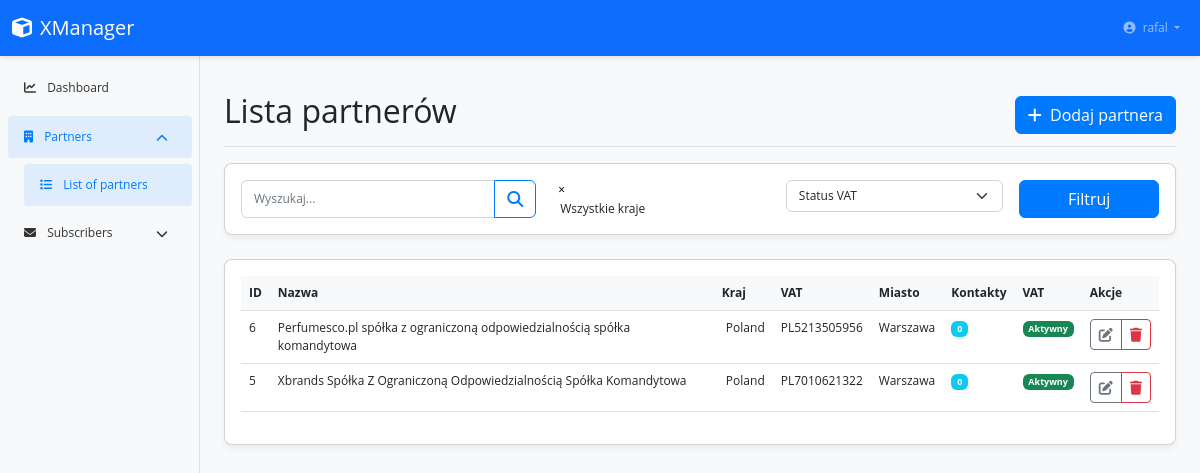
/partner/ (signed in), run on an earlier commit of the app's database.
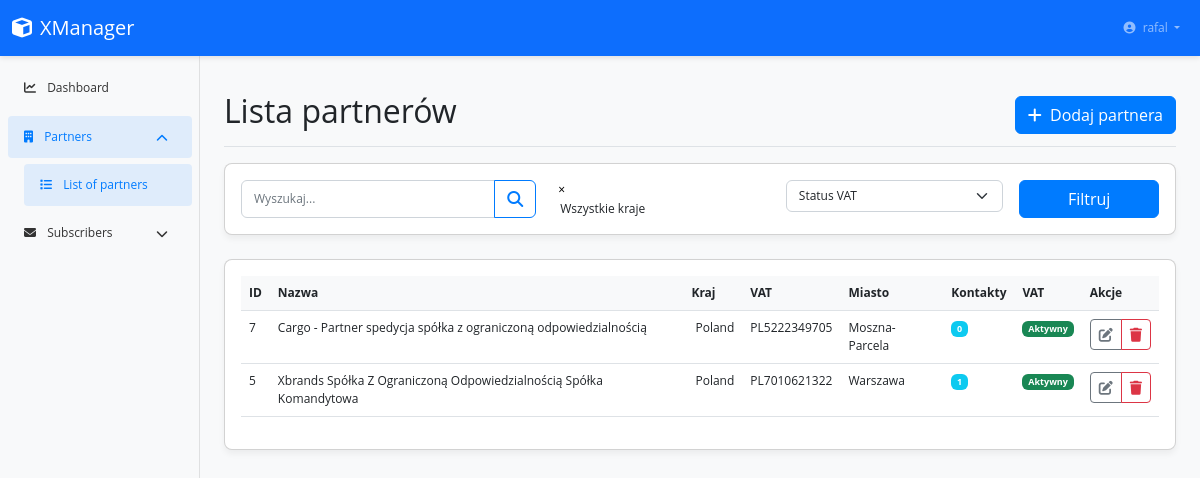
And on a later commit of the database.
### apps/partner/models.py (models this page shows, shortened)
class Partner(CoreModel):
    country = CountryField(
        verbose_name=('Kraj'),
        help_text=(
            'Choose country, to specify a method of VAT number verification')
    )
    vat_number = models.CharField(
        max_length=20,
        verbose_name=('VAT number'),
        help_text=('Enter VAT number without country prefix')
    )
    name = models.CharField(
        max_length=100,
        verbose_name='Company name',
        blank=True,
        editable=True
    )
    name_verified = models.BooleanField(
        default=False,
        verbose_name=('Verified Name'),
        editable=True
    )
    city = models.CharField(
        max_length=100,
        verbose_name=('City'),
        blank=True,
        editable=True
    )
    street_name = models.CharField(
        max_length=100,
        verbose_name=('Street'),
        blank=True,
        editable=True
    )
    building_number = models.CharField(
        max_length=100,
        verbose_name=('Building number'),
        blank=True,
        editable=True
    )
    apartment_number = models.CharField(
        max_length=10,
        verbose_name=('Apartment number'),
        blank=True,
        null=True,
        editable=True
    )
    postal_code = models.CharField(
        max_length=10,
        verbose_name=('Postal code'),
        blank=True,
        editable=True
    )
    phone_number = models.CharField(
        validators=[phone_number_validator],
        verbose_name=('Phone number'),
        blank=True
    )
    additional_info = models.CharField(
        max_length=200,
        null=True,
        blank=True,
        verbose_name=('Additional information')
    )
    is_verified = models.BooleanField(
        default=False,
        verbose_name=('Verified'),
        editable=False
    )
    verification_date = models.DateTimeField(
        null=True,
        blank=True,
        verbose_name=('Verification date'),
        editable=False
    )
    verification_id = models.CharField(
        max_length=100,
        null=True,
        blank=True,
        verbose_name=('Verification ID'),
        help_text=('Unique query ID from government verification API system'),
        editable=False
    )
    subscriber = models.ManyToManyField(
        'subscriber.Subscriber',
        through='PartnerEmail',
        related_name='partnered_with',
        verbose_name=('Email contacts'),
        help_text=('Max 10 email addresses')
    )
    def get_full_vat_number(self):
        return f"{self.country.code}{self.vat_number}"
    class Meta:
        verbose_name = ('Partner')
        verbose_name_plural = ('Partners')
        unique_together = [('country', 'vat_number')]

### apps/partner/views.py (the view)
# urls.py: path('', views.PartnerListView.as_view(), name='partner_list'),
class PartnerListView(LoginRequiredMixin, ListView):
    model = Partner
    template_name = 'partner/partner_list.html'
    context_object_name = 'partners'
    paginate_by = 10
    ordering = ['name']
    def get_context_data(self, **kwargs):
        context = super().get_context_data(**kwargs)
        all_countries = list(countries)
        poland = None
        for code, name in all_countries:
            if code == 'PL':
                poland = (code, name)
                break
        if poland:
            all_countries.remove(poland)
        frequently_used = [
            'DE', 'GB', 'FR', 'ES', 'IT', 'NL', 'BE', 'AT', 'CZ', 'SK', 'LT', 'LV', 'EE'
        ]
        freq_countries = []
        remaining_countries = []
        for code, name in all_countries:
            if code in frequently_used:
                freq_countries.append((code, name))
            else:
                remaining_countries.append((code, name))
        freq_countries.sort(key=lambda x: x[1])  # Sortuj po nazwie kraju
        remaining_countries.sort(key=lambda x: x[1])  # Sortuj po nazwie kraju
        sorted_countries = []
        if poland:
            sorted_countries.append(poland)
        sorted_countries.extend(freq_countries)
        sorted_countries.extend(remaining_countries)
        context['countries'] = sorted_countries
        return context

### templates/partner/partner_list.html (shortened to what the changed rows need)
{% extends "base.html" %}
{% load static %}
{% block page_title %}Lista partnerów{% endblock %}
{% block content %}
    <div class="card">
        <div class="card-body">
            {% if partners %}
            <div class="table-responsive">
                <table class="table table-hover">
                    <thead>
                        <tr>
                            <th scope="col">ID</th>
                            <th scope="col">Nazwa</th>
                            <th scope="col">Kraj</th>
                            <th scope="col">VAT</th>
                            <th scope="col">Miasto</th>
                            <th scope="col">Kontakty</th>
                            <th scope="col">VAT</th>
                            <th scope="col">Akcje</th>
                        </tr>
                    </thead>
                    <tbody>
                        {% for partner in partners %}
                        <tr>
                            <td>{{ partner.id }}</td>
                            <td>{{ partner.name }}</td>
                            <td>
                                {% if partner.country %}
                                    {{ partner.country.name }}
                                {% else %}
                                    -
                                {% endif %}
                            </td>
                            <td>{{ partner.get_full_vat_number }}</td>
                            <td>{{ partner.city|default:"-" }}</td>
                            <td>
                                <span class="badge bg-info">{{ partner.emails.count }}</span>
                            </td>
                            <td>
                                {% if partner.is_verified %}
                                    <span class="badge bg-success">Aktywny</span>
                                {% else %}
                                    <span class="badge bg-warning">Nieaktywny</span>
                                {% endif %}
                            </td>
                            <td>
                                <div class="btn-group">
                                    <a href="#" class="btn btn-sm btn-outline-secondary edit-partner" data-partner-id="{{ partner.pk }}" data-bs-toggle="tooltip" title="Edytuj">
                                        <i class="fas fa-edit"></i>
                                    </a>
                                    <button type="button" class="btn btn-sm btn-outline-danger delete-partner" data-partner-id="{{ partner.id }}" data-bs-toggle="tooltip" title="Usuń">
                                        <i class="fas fa-trash"></i>
                                    </button>
                                </div>
                            </td>
                        </tr>
                        {% endfor %}
                    </tbody>
                </table>
            </div>
            {% else %}
            <div class="alert alert-info">
                <i class="fas fa-info-circle me-2"></i> Brak partnerów do wyświetlenia.
            </div>
            {% endif %}
        </div>
    </div>
{% endblock %}

What changed in the data, as far as the page shows it:
removed Partner: id "6", name "Perfumesco.pl spółka z ograniczoną odpowiedzialnością spółka komandytowa", country.name "Poland", get_full_vat_number "PL5213505956", city "Warszawa", emails.count "0", is_verified "Aktywny"
added Partner: id "7", name "Cargo - Partner spedycja spółka z ograniczoną odpowiedzialnością", country.name "Poland", get_full_vat_number "PL5222349705", city "Moszna-Parcela", emails.count "0", is_verified "Aktywny"
changed Partner "Xbrands Spółka Z Ograniczoną Odpowiedzialnością Spółka Komandytowa": emails.count "0" → "1"
